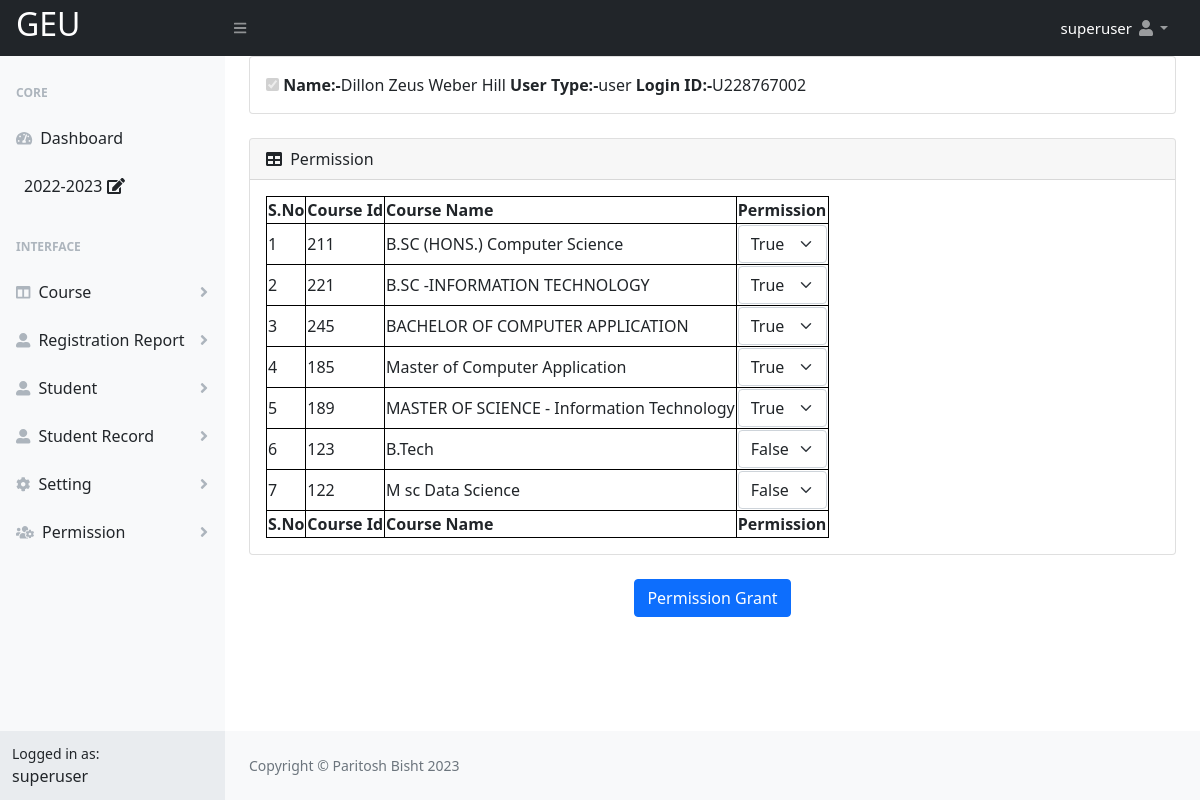
The page /Registration/admin/student_permission.php?id=49 (signed in) on the database its author committed.
### tables this page shows
CREATE TABLE `school` (
  `school_id` int(11) NOT NULL,
  `school_name` varchar(200) NOT NULL,
  `school_code` varchar(6) NOT NULL,
  `admission_number_starting` varchar(10) NOT NULL,
  `school_srtname` varchar(50) NOT NULL,
  `school_photo` varchar(100) NOT NULL,
  `school_number` varchar(200) NOT NULL,
  `school_email` varchar(200) NOT NULL,
  `school_address` varchar(200) NOT NULL,
  `school_country` varchar(100) NOT NULL,
  `school_state` varchar(100) NOT NULL,
  `school_district` varchar(100) NOT NULL,
  `school_city` varchar(100) NOT NULL,
  `school_pincode` varchar(100) NOT NULL,
  `status` varchar(10) NOT NULL,
  `own_filled` varchar(10) NOT NULL,
  `createdby` varchar(100) NOT NULL,
  `createdtime` varchar(100) NOT NULL,
  `updateby` varchar(100) NOT NULL,
  `updatetime` varchar(100) NOT NULL,
  `disableby` varchar(100) NOT NULL,
  `disabletime` varchar(100) NOT NULL
);

CREATE TABLE `user` (
  `id` int(11) NOT NULL,
  `first_name` varchar(50) NOT NULL,
  `middle_name` varchar(50) NOT NULL,
  `last_name` varchar(50) NOT NULL,
  `login` varchar(50) NOT NULL,
  `user_id` varchar(100) NOT NULL,
  `password` varchar(255) NOT NULL,
  `hash_password` varchar(255) NOT NULL,
  `dob` varchar(30) NOT NULL,
  `number` varchar(20) NOT NULL,
  `email` varchar(50) NOT NULL,
  `photo` varchar(100) NOT NULL,
  `type` varchar(20) NOT NULL,
  `status` varchar(10) NOT NULL,
  `disablereason` varchar(300) NOT NULL,
  `activereason` varchar(300) NOT NULL,
  `pass` varchar(100) NOT NULL,
  `oldpass` varchar(100) NOT NULL,
  `session` varchar(20) NOT NULL,
  `createdby` varchar(50) NOT NULL,
  `createdtime` varchar(50) NOT NULL,
  `updateby` varchar(100) NOT NULL,
  `updatetime` varchar(100) NOT NULL,
  `disableby` varchar(50) NOT NULL,
  `disabletime` varchar(50) NOT NULL,
  `password_reset_by` varchar(10) NOT NULL,
  `password_reset_time` varchar(30) NOT NULL,
  `forget_password_time` varchar(100) NOT NULL,
  `change_pass_time` varchar(100) NOT NULL,
  `wrong_pass_count` int(10) NOT NULL,
  `wrong_pass_time` varchar(30) NOT NULL,
  `wrong_pass_reset_type` varchar(20) NOT NULL,
  `current_session` varchar(20) NOT NULL,
  `statusactivereason` varchar(100) NOT NULL,
  `statusactiveby` varchar(20) NOT NULL,
  `statusactivetime` varchar(30) NOT NULL,
  `usercourse_id` varchar(20) NOT NULL,
  `usersection` varchar(20) NOT NULL,
  `usersemester` varchar(20) NOT NULL
);

CREATE TABLE `menu` (
  `menu_id` int(20) NOT NULL,
  `menu_name` varchar(30) NOT NULL,
  `menu_icon` varchar(30) NOT NULL,
  `menu_order` varchar(10) NOT NULL,
  `status` varchar(10) NOT NULL,
  `disablereason` varchar(100) NOT NULL,
  `activereason` varchar(100) NOT NULL,
  `createdby` varchar(30) NOT NULL,
  `createdtime` varchar(30) NOT NULL,
  `updateby` varchar(30) NOT NULL,
  `updatetime` varchar(30) NOT NULL,
  `disableby` varchar(30) NOT NULL,
  `disabletime` varchar(30) NOT NULL
);

CREATE TABLE `course_detail` (
  `course_id` int(11) NOT NULL,
  `course_id2` int(11) NOT NULL,
  `course_name` varchar(50) NOT NULL,
  `course_duration` varchar(50) NOT NULL,
  `course_acroym` varchar(50) NOT NULL,
  `school_id` varchar(10) NOT NULL,
  `status` varchar(10) NOT NULL,
  `disablereason` varchar(100) NOT NULL,
  `activereason` varchar(100) NOT NULL,
  `createdby` varchar(20) NOT NULL,
  `createdtime` varchar(30) NOT NULL,
  `updateby` varchar(30) NOT NULL,
  `updatetime` varchar(30) NOT NULL,
  `disableby` varchar(30) NOT NULL,
  `disabletime` varchar(30) NOT NULL,
  `activeby` varchar(30) NOT NULL,
  `activetime` varchar(30) NOT NULL,
  `course_type` varchar(20) NOT NULL,
  `department_id` varchar(10) NOT NULL,
  `course_type2` varchar(50) NOT NULL
);

CREATE TABLE `mst_subjectpermission` (
  `permission_id` int(11) NOT NULL,
  `c_id` int(11) NOT NULL,
  `sub_id` int(11) NOT NULL,
  `id` int(11) NOT NULL,
  `subjectpermission` varchar(100) NOT NULL,
  `addby` varchar(100) NOT NULL,
  `created` varchar(100) NOT NULL
);

### Registration/admin/student_permission.php (the view, shortened to what this page needs)
<?php
include("include/header.php");
require("permission_check.php");
?>
<?php
$id=$_GET['id'];
$updatedatatstudentquery=mysqli_query($con,"SELECT * FROM `user` WHERE `id`='$id'  AND `status` = \"Active\" AND `id`!='1'");
$result=mysqli_fetch_assoc($updatedatatstudentquery) OR die("<script language='javascript'>alert('Error Please Contact To Administrator');window.location='userpermission.php'</script>");
?>
              <div id="layoutSidenav_content">
                <main>
                    <div class="container-fluid px-4">
                        <div class="card mb-4">
                          <div class="card-body">
                                <input type="checkbox" checked disabled>
                                <b>Name:-</b><?php echo $result['first_name'] ." ".$result['middle_name']  ." ". $result['last_name']; ?><b> User Type:-</b><?php echo $result['type'];?> <b>Login ID:-</b><?php echo $result['login'];   ?>
                            </div>
                        </div>
<form name="FROM" method="POST" action="" onSubmit="return check();">
                        <div class="card mb-4">
                            <div class="card-header">
                                <i class="fas fa-table me-1"></i>
                                Permission
                            </div>
                            <div class="card-body">
                                <table id="datatablesSimple">
                                    <thead>
                                        <tr>
                                           <th>S.No</th>
                                            <th>Course Id</th>
                                            <th>Course Name</th>
                                            <th>Permission</th>
                                        </tr>
                                    </thead>
                                    <tfoot>
                                        <tr>
                                          <th>S.No</th>
                                            <th>Course Id</th>
                                            <th>Course Name</th>
                                            <th>Permission</th>
                                        </tr>
                                    </tfoot>
                                    <tbody>
                                        <?php
                                $count = 0;
                                $sql=mysqli_query($con,"SELECT * FROM `course_detail`  WHERE `status`=\"Active\" ");
                                        while($result=mysqli_fetch_assoc($sql))  { ?>
                                        <tr>
                                            <td><?php $count+=1; echo $count; ?></td>
                                            <td><?php echo $result['course_id2']; ?></td>
                                            <td><?php echo $result['course_name']; ?></td>
                                           <td>
                                            <input type="hidden" id="c_id[]" name="c_id[]" value="<?php echo $courseid2= $result['course_id2'];?>">
                                            <?php
$subjectpermission=mysqli_query($con,"SELECT `subjectpermission` FROM `mst_subjectpermission` WHERE `c_id`='$courseid2' AND `id`='$id'");
$perresult=mysqli_fetch_assoc($subjectpermission);
$subjectpermission=$perresult['subjectpermission']
                                            ?>
                                            <select class="form-select" name="subjectpermission[]" >
  <?php
        if ($subjectpermission=="True")
        {
        ?><option value="<?php echo $perresult['subjectpermission'];?>"><?php echo $perresult['subjectpermission'];?></option>
<?php
        }
        elseif ($subjectpermission=="False")
         {?>
            <option value="<?php echo $perresult['subjectpermission'];?>"><?php echo $perresult['subjectpermission'];?></option>
          <option value="True">True</option>
       <?php
   }
    else
    {
        ?>
        <option value="False">False</option>
    <?php
     }
      ?>
    </select></td>
                                                                                </tr>
                                        <?php
                                    }
                                        ?>
                                    </tbody>
                                </table>
                            </div>
                        </div>
                    </div>
                     <div class="mt-4 mb-0" align="center">
                        <input class="btn btn-primary" type="submit" name="save" value="Permission Grant" ></td>                          </div>
                </main>
<?php
          include("include/footer.php");
      ?>

### Registration/admin/include/header.php (shortened to what this page needs)
<?php
    include("config.php");
 ?>
 <?php
extract($_POST);
?>
<!DOCTYPE html>
<html lang="en">
    <head>
        <link href="https://cdn.jsdelivr.net/npm/simple-datatables@latest/dist/style.css" rel="stylesheet" />
        <link href="css/styles.css" rel="stylesheet" />
         <link href=" https://cdnjs.cloudflare.com/ajax/libs/twitter-bootstrap/5.0.1/css/bootstrap.min.css" rel="stylesheet" />
         <link rel="stylesheet" href="https://cdn.datatables.net/1.10.19/css/jquery.dataTables.min.css">
         <link href=" https://cdn.datatables.net/buttons/2.2.2/css/buttons.dataTables.min.css" rel="stylesheet" />
          <link href="https://cdn.datatables.net/1.11.4/css/dataTables.bootstrap5.min.css" rel="stylesheet" />
    </head>
    <body class="sb-nav-fixed"  oncontextmenu="return false">
       <nav class="sb-topnav navbar navbar-expand navbar-dark bg-dark">
            <a class="navbar-brand ps-3" href="dashboard.php"><?php
$schol=mysqli_query($con,"SELECT * FROM `school` WHERE `status` = \"Active\"");
$res1=mysqli_fetch_assoc($schol); ?>
<h2 style="text-transform:uppercase;"><?php
echo $school_short_name_record = $res1['school_srtname'];
?></h2></a>
            <button class="btn btn-link btn-sm order-1 order-lg-0 me-4 me-lg-0" id="sidebarToggle" href="#!"><i class="fas fa-bars"></i></button>
            <ul class="navbar-nav ms-auto ms-md-0 me-3 me-lg-4">
                   <?php
$loginsession = $_SESSION["alogin"];
$q=mysqli_query($con,"SELECT * FROM `user` WHERE `login` ='$loginsession'  and `status` = \"Active\"");
$res=mysqli_fetch_assoc($q);
$login_user_type = $res['type'];
$log = $res['id'];
$useractivesessionquery=mysqli_query($con,"SELECT * FROM `user` WHERE `id` ='$log'");
$resuseractivesessionquery=mysqli_fetch_assoc($useractivesessionquery);
$activesession_record=$resuseractivesessionquery['current_session'];
                    ?>
                <li class="nav-item dropdown">
                    <a class="nav-link dropdown-toggle" id="navbarDropdown" href="#" role="button" data-bs-toggle="dropdown" aria-expanded="false"><span style=" font-size:15px; color: white;" aria-expanded="false">  <?php echo $res['first_name'] ." ".$res['middle_name']  ." ". $res['last_name']; ?></span> <i class="fas fa-user fa-fw"></i></a>
                </li>
            </ul>
        </nav>
        <div id="layoutSidenav">
            <div id="layoutSidenav_nav">
                <nav class="sb-sidenav accordion sb-sidenav-light" id="sidenavAccordion">
                    <div class="sb-sidenav-menu">
                        <div class="nav">
                            <div class="sb-sidenav-menu-heading">Core</div>
                            <a class="nav-link" href="dashboard.php">
                                <div class="sb-nav-link-icon"><i class="fas fa-tachometer-alt"></i></div>
                                Dashboard
                            </a>
                            <?php if ($login_user_type=="superuser" || $login_user_type=="admin") { ?>
                              <a class="nav-link" href=""  data-bs-toggle="modal" data-bs-target="#sessionmodal" >
                                <?php echo $activesession_record;?>&nbsp;<i class="fas fa-edit"></i>
                            </a>
                             <?php } ?>
                             <div class="sb-sidenav-menu-heading">Interface</div>
<?php
       $menulistqry="SELECT * FROM `menu` WHERE `status`='Active' ORDER BY `menu`.`menu_order` ASC";
       $menulistres=mysqli_query($con,$menulistqry);
       while($menulistdata=mysqli_fetch_assoc($menulistres))
        {
$rmenu_id=$menulistdata['menu_id'];
$menuaccessqry="SELECT * from `modulepermission` WHERE modulepermission.`modulemenu_id`='$rmenu_id' AND modulepermission.`modulepermission`='Yes' AND modulepermission.`moduleuser_id`='$log'";
$menuaccessres=mysqli_query($con,$menuaccessqry);
$menuaccessrow=mysqli_num_rows($menuaccessres);
if($menuaccessrow>0)
         {
          ?>
                            <a class="nav-link collapsed" href="#" data-bs-toggle="collapse" data-bs-target="#collapse<?php echo $menulistdata['menu_id'];?>" aria-expanded="false" aria-controls="collapse<?php echo $menulistdata['menu_id'];?>">
                                <div class="sb-nav-link-icon"><i class="<?php echo $menulistdata['menu_icon'];?>"></i></div>
                                <?php echo $menulistdata['menu_name'];?>
                                <div class="sb-sidenav-collapse-arrow"><i class="fas fa-angle-down"></i></div>
                            </a>
                           <?php } } ?>
                             </div>
                    </div>
                    <div class="sb-sidenav-footer">
                        <div class="small">Logged in as:</div>
                        <?php echo $res['login']; ?>
                    </div>
                </nav>
            </div>

### Registration/admin/include/footer.php (style rules this page uses)
table, th, td { border: .1px solid black; border-collapse: collapse; }

### rows shown on the page
school: school_srtname "GEU"
user: first_name "superuser", current_session "2022-2023", login "superuser"
menu: menu_name "Course"
menu: menu_name "Registration Report"
menu: menu_name "Student"
menu: menu_name "Student Record"
menu: menu_name "Setting"
menu: menu_name "Permission"
user: first_name "Dillon", middle_name "Zeus Weber", last_name "Hill", type "user", login "U228767002"
course_detail: course_id2 "211", course_name "B.SC (HONS.) Computer Science", subjectpermission "True"
course_detail: course_id2 "221", course_name "B.SC -INFORMATION TECHNOLOGY", subjectpermission "True"
course_detail: course_id2 "245", course_name "BACHELOR OF COMPUTER APPLICATION", subjectpermission "True"
course_detail: course_id2 "185", course_name "Master of Computer Application", subjectpermission "True"
course_detail: course_id2 "189", course_name "MASTER OF SCIENCE - Information Technology", subjectpermission "True"
course_detail: course_id2 "123", course_name "B.Tech"
course_detail: course_id2 "122", course_name "M sc Data Science"
